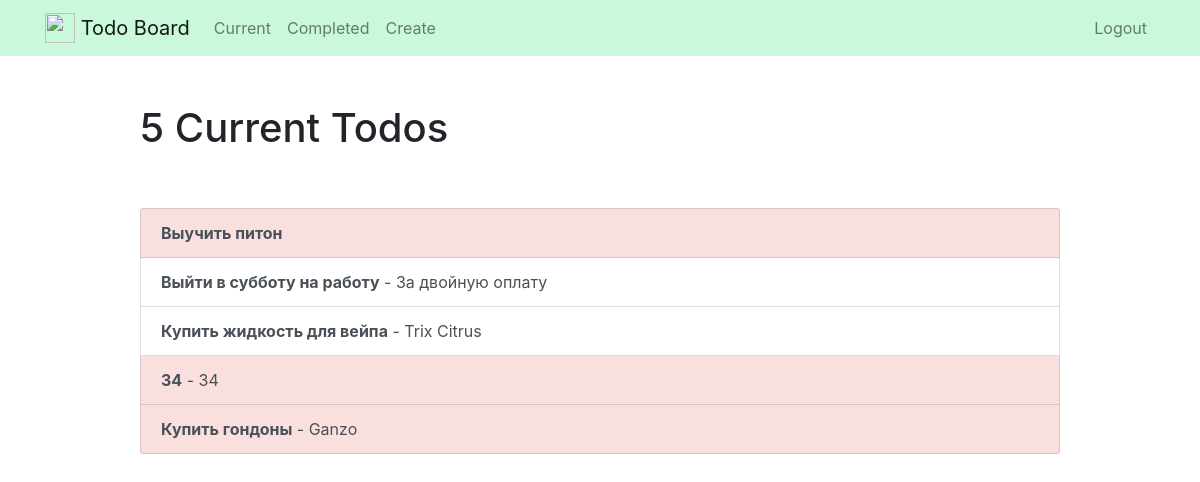
/current/ (signed in), run on an earlier commit of the app's database.
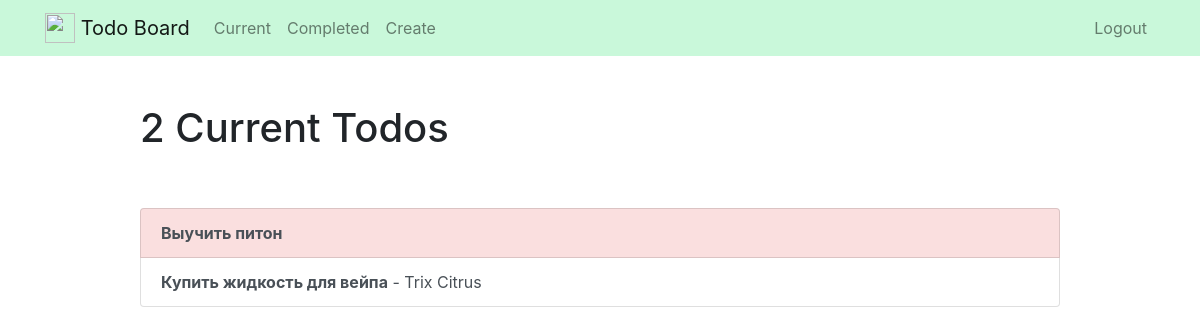
And on a later commit of the database.
### todo/models.py (models this page shows, shortened)
class ToDo(models.Model):
    title = models.CharField(max_length=100)
    description = models.TextField(verbose_name='Description', blank=True)
    important = models.BooleanField(default=False)
    created = models.DateTimeField(auto_now_add=True)
    timecompleted = models.DateTimeField(null=True, blank=True, verbose_name='The time when it was completed')
    user = models.ForeignKey(User, on_delete=models.CASCADE)
    class Meta:
        verbose_name_plural = 'Titles'
        ordering = ['created']

### todo/views.py (the view)
# urls.py: path('current/', views.currenttodos, name='currenttodos'),
@login_required
def currenttodos(request):
    todos = ToDo.objects.filter(user=request.user, timecompleted__isnull=True)
    return render(request, 'currenttodos.html', {'todos': todos})

### templates/currenttodos.html
{% extends "base.html" %}
{% block content %}
    <div class="row justify-content-center mt-5">
        <div class="col-md-10">
            {% if todos %}
                 <h1>{{ todos.count }} Current Todo{{ todos.count|pluralize }}</h1>
            {% else %}
                <h1>Current Todos</h1>
            {% endif %}
        </div>
    </div>
    <div class="row justify-content-center mt-5">
        <div class="col-md-10">
        {% if todos %}
            <div class="list-group">
                {% for todo in todos %}
                    <a href="{% url 'viewtodo' todo.id %}" class="list-group-item list-group-item-action" {% if todo.important %} style="background-color: #fadfdf;" {% endif %}>
                        <b>{{ todo.title }}</b>{% if todo.description %} - {{ todo.description|truncatechars:30 }}{% endif %}</a>
                {% endfor %}
            </div>
        {% else %}
            <div class="text-center">
                <h2>Looks like you don't have any todos! Nice work.</h2>
            <br>
            <a role="button" class="btn btn-primary" href="{% url 'createtodo' %}">New Todo</a>
            </div>
        {% endif %}
        </div>
    </div>
{% endblock %}

What changed in the data, as far as the page shows it:
no longer on this page (row edited): ToDo: title "Выйти в субботу на работу", description "За двойную оплату", important False (drawn)
removed ToDo: title "34", description "34"
removed ToDo: title "Купить гондоны", description "Ganzo"
Also different on the page:
{{ todos.count }}: "5" → "2"
